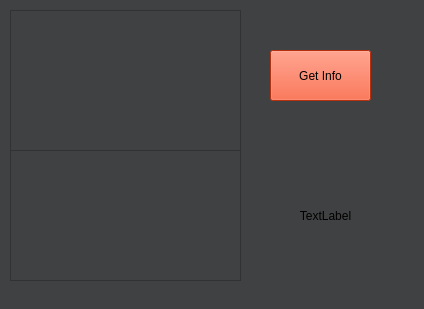
<?xml version="1.0" encoding="UTF-8"?>
<ui version="4.0">
 <class>MainWindow</class>
 <widget class="QMainWindow" name="MainWindow">
  <property name="enabled">
   <bool>true</bool>
  </property>
  <property name="geometry">
   <rect>
    <x>0</x>
    <y>0</y>
    <width>424</width>
    <height>309</height>
   </rect>
  </property>
  <property name="windowTitle">
   <string>MainWindow</string>
  </property>
  <property name="autoFillBackground">
   <bool>false</bool>
  </property>
  <property name="styleSheet">
   <string notr="true">background-color: rgb(64, 65, 66);</string>
  </property>
  <widget class="QWidget" name="centralwidget">
   <widget class="QPushButton" name="ipButton">
    <property name="geometry">
     <rect>
      <x>270</x>
      <y>50</y>
      <width>101</width>
      <height>51</height>
     </rect>
    </property>
    <property name="autoFillBackground">
     <bool>false</bool>
    </property>
    <property name="styleSheet">
     <string notr="true">background-color: rgb(255, 66, 19);</string>
    </property>
    <property name="text">
     <string>Get Info</string>
    </property>
   </widget>
   <widget class="QTextEdit" name="Display">
    <property name="geometry">
     <rect>
      <x>10</x>
      <y>10</y>
      <width>231</width>
      <height>141</height>
     </rect>
    </property>
    <property name="sizePolicy">
     <sizepolicy hsizetype="Expanding" vsizetype="Preferred">
      <horstretch>0</horstretch>
      <verstretch>0</verstretch>
     </sizepolicy>
    </property>
   </widget>
   <widget class="QTextEdit" name="weatherDisplay">
    <property name="geometry">
     <rect>
      <x>10</x>
      <y>150</y>
      <width>231</width>
      <height>131</height>
     </rect>
    </property>
    <property name="sizePolicy">
     <sizepolicy hsizetype="Fixed" vsizetype="Preferred">
      <horstretch>0</horstretch>
      <verstretch>0</verstretch>
     </sizepolicy>
    </property>
   </widget>
   <widget class="QLabel" name="label">
    <property name="geometry">
     <rect>
      <x>250</x>
      <y>150</y>
      <width>151</width>
      <height>131</height>
     </rect>
    </property>
    <property name="styleSheet">
     <string notr="true">background-color: rgb();</string>
    </property>
    <property name="text">
     <string>TextLabel</string>
    </property>
    <property name="alignment">
     <set>Qt::AlignCenter</set>
    </property>
   </widget>
  </widget>
  <widget class="QStatusBar" name="statusbar"/>
 </widget>
 <resources/>
 <connections/>
</ui>
